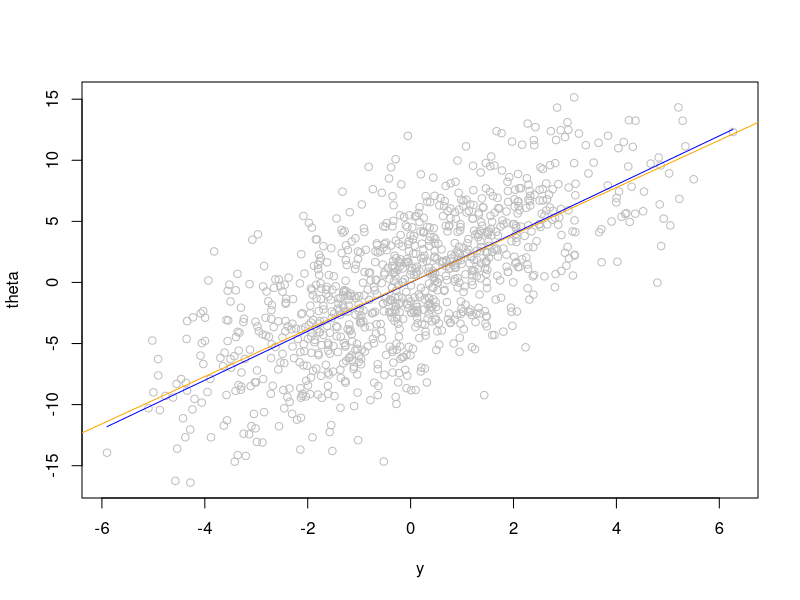
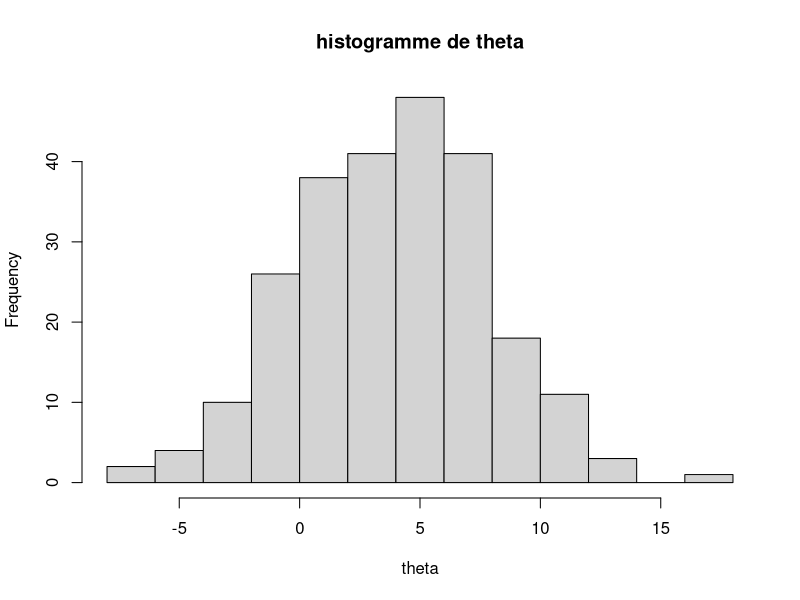
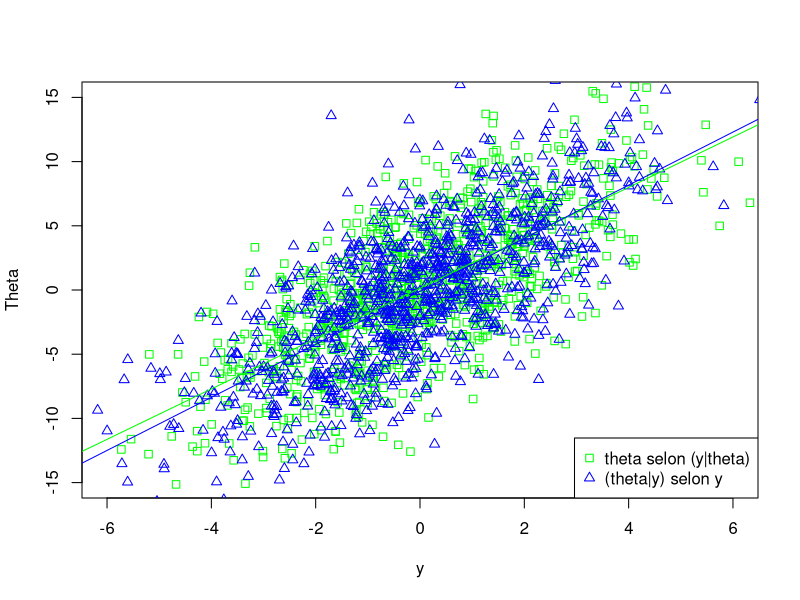
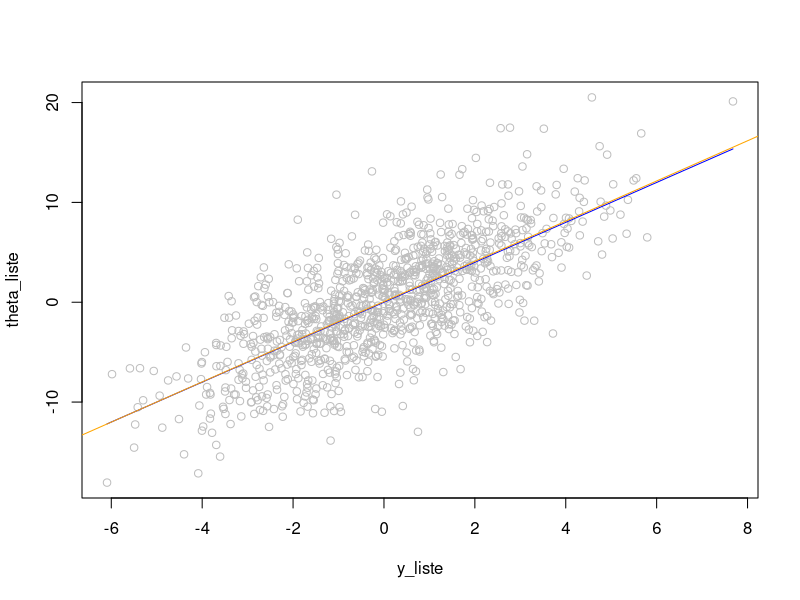

Source code (R) for these figures, in order:
## ---- chunk 1
  
taille <- 1000

#On tire les thetas 
theta <- rnorm(taille, 0, 32) 

#on tire les y sachant theta

y <- rnorm(taille, theta/4, 2)

## ---- chunk 2
  
taille <- 1000

#On tire les thetas 
theta <- rnorm(taille, 0, sqrt(32))

#on tire les y sachant theta

y <- rnorm(taille, theta/4, sqrt(2))

#on trace les points
plot(y, theta, col="grey")

#on trace la droite de l'espérance

curve(2*x, add=TRUE, col="blue")

#on trace la droite de la régression linéaire

abline(lm(theta ~ y), col="orange")
## ---- chunk 3
 
taille <- 100000

#On tire les thetas 
theta <- rnorm(taille, 0, sqrt(32))

#on tire les y sachant theta

y <- rnorm(taille, theta/4, sqrt(2))
ytheta <- data.frame(theta, y)
ytheta = ytheta[ytheta[,2] < 2.01 & ytheta[,2] > 1.99,]
length(ytheta)


## ---- chunk 4
hist(ytheta[,1], main = 'histogramme de theta', xlab = 'theta')
## ---- chunk 5
taille <- 1000

#On tire les thetas 
theta <- rnorm(taille, 0, sqrt(32)) 

#on tire les y sachant theta

y_theta <- rnorm(taille, theta/4, sqrt(2))

#On tire les y²
y <- rnorm(taille, 0, sqrt(4)) 

#on tire les thetas sachant y

theta_y <- rnorm(taille, 2*y, sqrt(16))


#on trace les deux nuages de points pour les comparer
plot(y_theta,theta,xlab="y",ylab="Theta",col="green",pch=0,xlim=c(-6,6),ylim=c(-15,15),cex=1)

points(y,theta_y,col="blue",pch=2,cex=1)
legend(x="bottomright", legend=c("theta selon (y|theta)","(theta|y) selon y"), col=c("green","blue"), pch=c(0,2))

#on trace les droites de régressions linéaires

abline(lm(theta ~ y_theta), col="green")
abline(lm(theta_y ~ y), col="blue")

## ---- chunk 6

theta_t = 0
t = 1100
y_liste = c()
theta_liste = c()

while (t > 0) {
  y_t = rnorm(1, theta_t/4, sqrt(2))
  theta_t = rnorm(1, 2*y_t, sqrt(16))
  y_liste = c(y_liste, y_t)
  theta_liste = c(theta_liste, theta_t)
  t = t-1
  }

ytheta= data.frame(y_liste, theta_liste)
ytheta = tail(ytheta, 1000)

#on trace les points
plot(y_liste, theta_liste, col="grey")

#on trace la droite de l'espérance

curve(2*x, add=TRUE, col="blue")

#on trace la droite de la régression linéaire

abline(lm(theta_liste ~ y_liste), col="orange")
